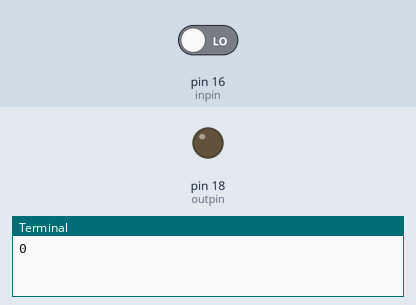
Bench run of a program on a simulated Raspberry Pi (header pin numbers). Shown: output pins drawn as LEDs (lit = HIGH), the last lines printed to the terminal. The inputs (shaded band) are chosen by the test bench; at power-on: pin 16 (inpin) LOW.

Above: at 1.2 s.
1.3 s: pin 16 (inpin) driven HIGH
At 2.5 s:
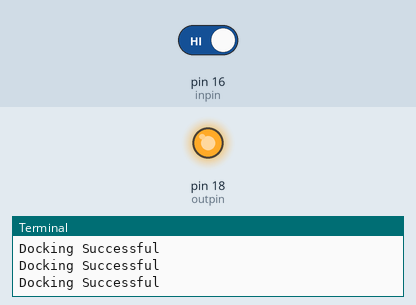
2.8 s: pin 16 (inpin) driven LOW
At 3.9 s:
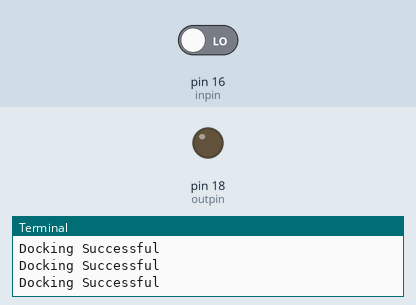
Timing chart, 0 to 5.8 s (numbered marks = the images above; inputs shaded):
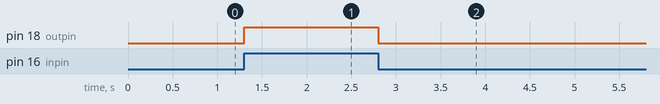

The program:

docking_light.py
```python
'''
Tuck Forbes Master's Thesis LED Test Code
8/1/25
This code receives voltage from the pogo pin connection, reads that
voltage, then turns on an LED.
'''

import RPi.GPIO as GPIO			# GPIO library
import time						# Library for importing time


# Setting up GPIO Pin Numbering
GPIO.cleanup()					# Reset all GPIO pins
GPIO.setmode(GPIO.BOARD)		# Using normal board pinout
GPIO.setwarnings(False)

# Setting pin modes
inpin = 16
outpin = 18
GPIO.setup(inpin,GPIO.IN)			# Make pin input
GPIO.setup(outpin,GPIO.OUT)			# Make pin output

# Setting LED to low to start
GPIO.output(outpin,GPIO.LOW)


print(GPIO.input(inpin))

# Main section where code runs till ended
while True:
	'''
	# Flash LED
	print("LED on")
	GPIO.output(outpin,GPIO.HIGH)
	time.sleep(1)
	GPIO.output(outpin,GPIO.LOW)
	print("LED off")
	time.sleep(1)
	'''
	if GPIO.input(inpin):
		print("Docking Successful")
		GPIO.output(outpin,GPIO.HIGH)
	else:
		GPIO.output(outpin,GPIO.LOW)
	time.sleep(0.1)
```

Measured:
- after the input at 1.3 s, pin 18 (outpin): LOW → HIGH at once
- after the input at 2.8 s, pin 18 (outpin): HIGH → LOW at once
